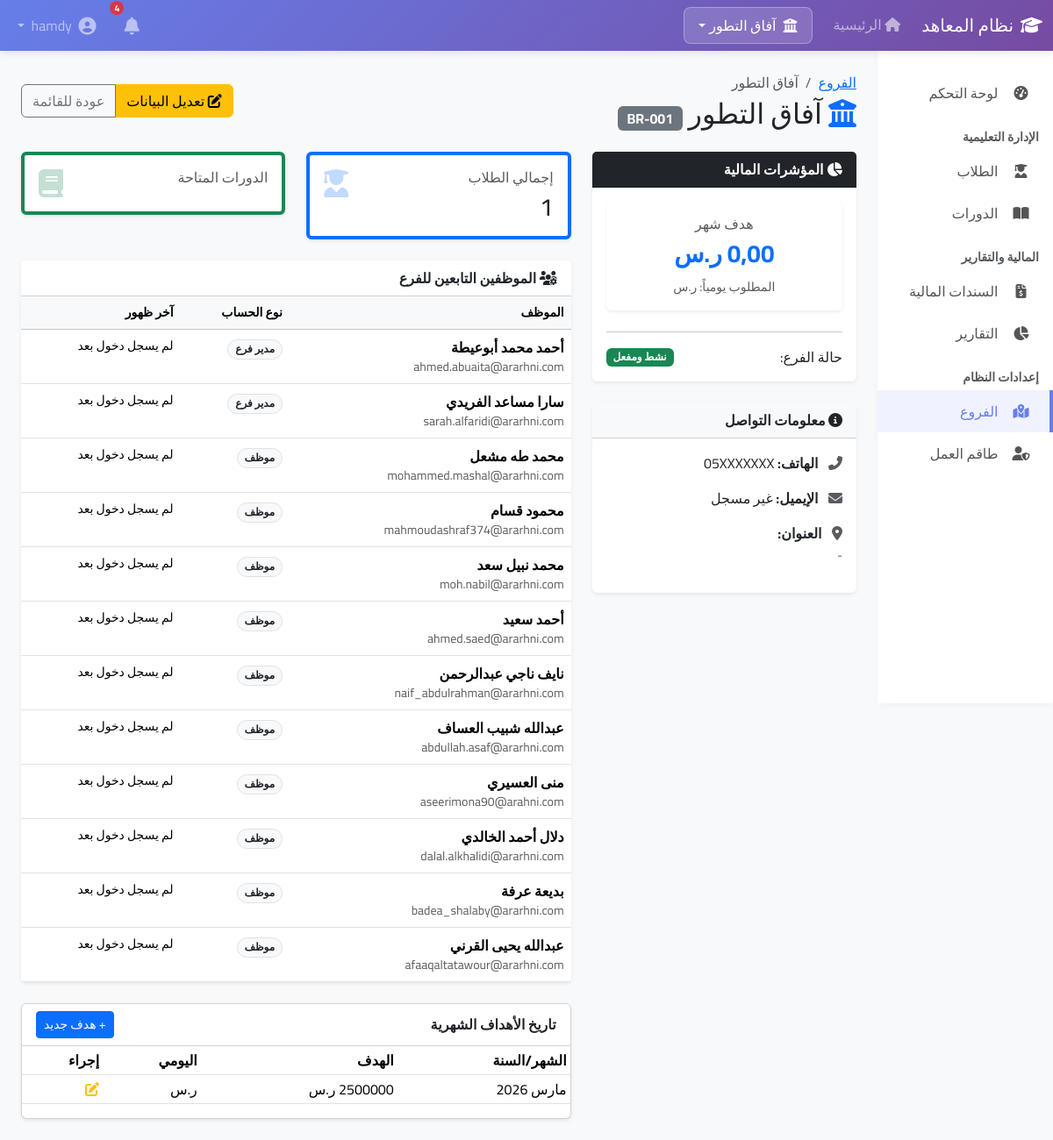
Page /branches/1/ (signed in) on the committed database.
### branches/models.py (models this page shows, shortened)
class Branch(models.Model):
    name = models.CharField(max_length=100, verbose_name='اسم الفرع')
    code = models.CharField(max_length=10, unique=True, verbose_name='كود الفرع')
    address = models.TextField(blank=True, verbose_name='العنوان')
    phone = models.CharField(max_length=20, blank=True, verbose_name='رقم الهاتف')
    email = models.EmailField(blank=True, verbose_name='البريد الإلكتروني')
    is_active = models.BooleanField(default=True, verbose_name='نشط')
    created_at = models.DateTimeField(auto_now_add=True, verbose_name='تاريخ الإنشاء')
    def get_current_month_target(self):
        today = date.today()
        target_obj = self.targets.filter(year=today.year, month=today.month).first()
        return float(target_obj.amount) if target_obj else 0.0

class BranchTarget(models.Model):
    MONTH_CHOICES = [
        (1, 'يناير'), (2, 'فبراير'), (3, 'مارس'), (4, 'أبريل'),
        (5, 'مايو'), (6, 'يونيو'), (7, 'يوليو'), (8, 'أغسطس'),
        (9, 'سبتمبر'), (10, 'أكتوبر'), (11, 'نوفمبر'), (12, 'ديسمبر'),
    ]
    branch = models.ForeignKey(Branch, on_delete=models.CASCADE, related_name='targets', verbose_name='الفرع')
    year = models.PositiveIntegerField(default=date.today().year, verbose_name='السنة')
    month = models.PositiveIntegerField(choices=MONTH_CHOICES, verbose_name='الشهر')
    amount = models.DecimalField(max_digits=12, decimal_places=2, verbose_name='المبلغ المستهدف',
                                 validators=[MinValueValidator(0)])
    class Meta:
        verbose_name = 'هدف الفرع'
        verbose_name_plural = 'أهداف الفروع'
        unique_together = ['branch', 'year', 'month']  # يمنع تكرار الهدف لنفس الفرع في نفس الشهر

### accounts/models.py (models this page shows, shortened)
class User(AbstractUser):
    USER_TYPE_CHOICES = [
        ('admin', 'مدير النظام'),
        ('branch_manager', 'مدير فرع'),
        ('employee', 'موظف'),
        ('regional_manager', 'مدير إقليمي'),  # إضافة هذا النوع
        ('accountant', 'محاسب'),
    ]
    user_type = models.CharField(max_length=20, choices=USER_TYPE_CHOICES, default='employee', verbose_name='نوع المستخدم')
    branch = models.ForeignKey(Branch, on_delete=models.SET_NULL, null=True, blank=True, verbose_name='الفرع')
    managed_branches = models.ManyToManyField(Branch, blank=True, related_name='regional_managers',
                                             verbose_name='الفروع التي يديرها')
    phone = models.CharField(max_length=20, blank=True, verbose_name='رقم الهاتف')
    is_active = models.BooleanField(default=True, verbose_name='نشط')
    created_at = models.DateTimeField(auto_now_add=True, verbose_name='تاريخ الإنشاء')
    email = models.EmailField(unique=True, verbose_name='البريد الإلكتروني')
    REQUIRED_FIELDS = ['email', 'first_name', 'last_name']  # الإيميل مطلوب أساسي
    class Meta:
        verbose_name = 'مستخدم'
        verbose_name_plural = 'المستخدمين'

### branches/views.py (the view)
# urls.py: path('<int:pk>/', views.branch_detail, name='branch_detail'),
@login_required
def branch_detail(request, pk):
    branch = get_object_or_404(Branch, pk=pk)
    if not request.user.is_superuser and request.user.branch != branch:
        from django.core.exceptions import PermissionDenied
        raise PermissionDenied
    return render(request, 'branches/branch_detail.html', {'branch': branch})

### templates/branches/branch_detail.html (shortened to what this page needs)
{% extends 'base.html' %}
{% block content %}
<div class="d-flex justify-content-between align-items-center mb-4">
    <div>
        <nav aria-label="breadcrumb">
            <ol class="breadcrumb mb-1">
                <li class="breadcrumb-item"><a href="{% url 'branches:branch_list' %}">الفروع</a></li>
                <li class="breadcrumb-item active">{{ branch.name }}</li>
            </ol>
        </nav>
        <h2 class="mb-0"><i class="fas fa-university text-primary"></i> {{ branch.name }} <span class="badge bg-secondary fs-6">{{ branch.code }}</span></h2>
    </div>
    <div class="btn-group">
        {% if user.is_superuser or user.user_type == 'admin' %}
        <a href="{% url 'branches:branch_edit' branch.pk %}" class="btn btn-warning"><i class="fas fa-edit"></i> تعديل البيانات</a>
        {% endif %}
        <a href="{% url 'branches:branch_list' %}" class="btn btn-outline-secondary">عودة للقائمة</a>
    </div>
</div>
<div class="row">
    <div class="col-md-4">
        <div class="card shadow-sm border-0 mb-4">
            <div class="card-header bg-dark text-white fw-bold">
                <i class="fas fa-chart-pie"></i> المؤشرات المالية
            </div>
            <div class="card-body">
               <div class="card shadow-sm border-0 mb-4">
    <div class="card-body text-center">
        <h6 class="text-muted">هدف شهر {{ date.today|date:"F Y" }}</h6>
        <h3 class="text-primary fw-bold">{{ branch.get_current_month_target|floatformat:2 }} ر.س</h3>
        <small class="text-muted">المطلوب يومياً: {{ branch.get_current_month_daily_target|floatformat:2 }} ر.س</small>
    </div>
</div>
                <hr>
                <div class="d-flex justify-content-between align-items-center">
                    <span>حالة الفرع:</span>
                    {% if branch.is_active %}
                    <span class="badge bg-success">نشط ومفعل</span>
                    {% else %}
                    <span class="badge bg-danger">متوقف حالياً</span>
                    {% endif %}
                </div>
            </div>
        </div>
        <div class="card shadow-sm border-0">
            <div class="card-header bg-light fw-bold">
                <i class="fas fa-info-circle"></i> معلومات التواصل
            </div>
            <div class="card-body">
                <p><strong><i class="fas fa-phone-alt text-muted me-2"></i> الهاتف:</strong> {{ branch.phone|default:"غير مسجل" }}</p>
                <p><strong><i class="fas fa-envelope text-muted me-2"></i> الإيميل:</strong> {{ branch.email|default:"غير مسجل" }}</p>
                <p><strong><i class="fas fa-map-marker-alt text-muted me-2"></i> العنوان:</strong> <br> <span class="text-muted small">{{ branch.address|default:"لا يوجد عنوان مسجل" }}</span></p>
            </div>
        </div>
    </div>
    <div class="col-md-8">
        <div class="row">
            <div class="col-md-6 mb-4">
                <div class="card border-start border-primary border-4 shadow-sm">
                    <div class="card-body">
                        <div class="d-flex justify-content-between">
                            <div>
                                <h6 class="text-muted">إجمالي الطلاب</h6>
                                <h3 class="mb-0">{{ branch.student_set.count }}</h3>
                            </div>
                            <i class="fas fa-user-graduate fa-2x text-primary opacity-25"></i>
                        </div>
                    </div>
                </div>
            </div>
            <div class="col-md-6 mb-4">
                <div class="card border-start border-success border-4 shadow-sm">
                    <div class="card-body">
                        <div class="d-flex justify-content-between">
                            <div>
                                <h6 class="text-muted">الدورات المتاحة</h6>
                            </div>
                            <i class="fas fa-book fa-2x text-success opacity-25"></i>
                        </div>
                    </div>
                </div>
            </div>
        </div>
        <div class="card shadow-sm border-0">
            <div class="card-header bg-white fw-bold d-flex justify-content-between align-items-center">
                <span><i class="fas fa-users-cog"></i> الموظفين التابعين للفرع</span>
            </div>
            <div class="table-responsive">
                <table class="table table-hover mb-0">
                    <thead class="table-light small text-uppercase">
                        <tr>
                            <th>الموظف</th>
                            <th>نوع الحساب</th>
                            <th>آخر ظهور</th>
                        </tr>
                    </thead>
                    <tbody>
                        {% for employee in branch.user_set.all %}
                        <tr>
                            <td>
                                <div class="fw-bold">{{ employee.get_full_name|default:employee.username }}</div>
                                <div class="small text-muted">{{ employee.email }}</div>
                            </td>
                            <td>
                                <span class="badge rounded-pill bg-light text-dark border">
                                    {{ employee.get_user_type_display }}
                                </span>
                            </td>
                            <td class="small">{{ employee.last_login|date:"Y-m-d H:i"|default:"لم يسجل دخول بعد" }}</td>
                        </tr>
                        {% empty %}
                        <tr>
                            <td colspan="3" class="text-center py-4 text-muted">لا يوجد موظفين مسجلين لهذا الفرع</td>
                        </tr>
                        {% endfor %}
                    </tbody>
                </table>
            </div>
        </div>
        <div class="card mt-4 shadow-sm">
    <div class="card-header d-flex justify-content-between align-items-center bg-white">
        <h6 class="mb-0 fw-bold">تاريخ الأهداف الشهرية</h6>
        <a href="{% url 'branches:target_add' %}?branch={{ branch.id }}" class="btn btn-sm btn-primary">+ هدف جديد</a>
    </div>
    <div class="table-responsive">
        <table class="table table-sm">
            <thead>
                <tr>
                    <th>الشهر/السنة</th>
                    <th>الهدف</th>
                    <th>اليومي</th>
                    <th>إجراء</th>
                </tr>
            </thead>
            <tbody>
                {% for t in branch.targets.all %}
                <tr>
                    <td>{{ t.get_month_display }} {{ t.year }}</td>
                    <td>{{ t.amount|floatformat:0 }} ر.س</td>
                    <td>{{ t.get_daily_target|floatformat:0 }} ر.س</td>
                    <td>
                        <a href="{% url 'branches:target_edit' t.pk %}" class="text-warning"><i class="fas fa-edit"></i></a>
                    </td>
                </tr>
                {% endfor %}
            </tbody>
        </table>
    </div>
</div>
    </div>
</div>
{% endblock %}

### templates/base.html (shortened to what this page needs)
<!DOCTYPE html>
<html lang="ar" dir="rtl">
<head>
    <link rel="stylesheet" href="https://cdn.jsdelivr.net/npm/bootstrap@5.3.2/dist/css/bootstrap.rtl.min.css">
    <link rel="stylesheet" href="https://cdnjs.cloudflare.com/ajax/libs/font-awesome/6.4.0/css/all.min.css">
</head>
<body>
    {% if user.is_authenticated %}
    <nav class="navbar navbar-expand-lg navbar-dark sticky-top">
        <div class="container-fluid">
            <a class="navbar-brand" href="{% url 'dashboard:dashboard' %}">
                <i class="fas fa-graduation-cap me-2"></i>نظام المعاهد
            </a>
            <div class="collapse navbar-collapse" id="navbarNav">
                <ul class="navbar-nav me-auto">
                    <li class="nav-item">
                        <a class="nav-link" href="{% url 'dashboard:dashboard' %}"><i class="fas fa-home"></i> الرئيسية</a>
                    </li>
                    {% if user.is_superuser or user.user_type == 'admin' or user.user_type == 'regional_manager' %}
                    <li class="nav-item dropdown">
                        <a class="nav-link dropdown-toggle px-3 mx-lg-3 d-flex align-items-center"
                           href="#" id="branchSwitch" role="button" data-bs-toggle="dropdown" aria-expanded="false">
                            <i class="fas fa-university me-2"></i>
                            <span>{% if branch %}{{ branch.name }}{% else %}تبديل الفرع{% endif %}</span>
                        </a>
                    </li>
                    {% endif %}
                </ul>
                <ul class="navbar-nav align-items-center">
                    <li class="nav-item dropdown me-3">
                        <a class="nav-link position-relative" href="#" id="notificationsDropdown" data-bs-toggle="dropdown">
                            <i class="fas fa-bell fa-lg"></i>
                            <span id="notification-badge" class="position-absolute top-0 start-100 translate-middle badge rounded-pill bg-danger {% if unread_notifications_count == 0 %}d-none{% endif %}">
                            </span>
                        </a>
                    </li>
                    <li class="nav-item dropdown">
                        <a class="nav-link dropdown-toggle" href="#" data-bs-toggle="dropdown">
                            <i class="fas fa-user-circle fa-lg me-1"></i> {{ user.get_full_name|default:user.username }}
                        </a>
                    </li>
                </ul>
            </div>
        </div>
    </nav>
    <div class="container-fluid">
        <div class="row">
            <div class="col-md-2 sidebar p-0 d-none d-md-block sticky-top">
                <div class="py-4">
                    <nav class="nav flex-column">
                        <a class="nav-link {% if request.resolver_match.url_name == 'dashboard' %}active{% endif %}" href="{% url 'dashboard:dashboard' %}">
                            <i class="fas fa-tachometer-alt"></i> لوحة التحكم
                        </a>
                        <div class="px-3 mt-3 mb-1 text-muted small fw-bold text-uppercase">الإدارة التعليمية</div>
                        <a class="nav-link {% if 'students' in request.path %}active{% endif %}" href="{% url 'students:student_list' %}">
                            <i class="fas fa-user-graduate"></i> الطلاب
                        </a>
                        <a class="nav-link {% if 'courses' in request.path %}active{% endif %}" href="{% url 'courses:course_list' %}">
                            <i class="fas fa-book-open"></i> الدورات
                        </a>
                        <div class="px-3 mt-3 mb-1 text-muted small fw-bold text-uppercase">المالية والتقارير</div>
                        <a class="nav-link {% if 'transactions' in request.path %}active{% endif %}" href="{% url 'transactions:income_list' %}">
                            <i class="fas fa-file-invoice-dollar"></i> السندات المالية
                        </a>
                        <a class="nav-link {% if 'reports' in request.path %}active{% endif %}" href="{% url 'reports:reports_dashboard' %}">
                            <i class="fas fa-chart-pie"></i> التقارير
                        </a>
                        {% if user.is_superuser or user.user_type == 'admin' %}
                        <div class="px-3 mt-3 mb-1 text-muted small fw-bold text-uppercase">إعدادات النظام</div>
                        <a class="nav-link {% if 'branches' in request.path %}active{% endif %}" href="{% url 'branches:branch_list' %}">
                            <i class="fas fa-map-marked-alt"></i> الفروع
                        </a>
                        <a class="nav-link {% if 'accounts' in request.path %}active{% endif %}" href="{% url 'accounts:user_list' %}">
                            <i class="fas fa-user-shield"></i> طاقم العمل
                        </a>
                        {% endif %}
                    </nav>
                </div>
            </div>
            <div class="col-md-10 p-4">
                <div class="content-wrapper">
                    {% block content %}{% endblock %}
                </div>
            </div>
        </div>
    </div>
    {% else %}
        {% block auth_content %}{% endblock %}
    {% endif %}
</body>
</html>

### templates/base.html (style rules this page uses)
* { font-family: 'Cairo', sans-serif; }
body { background-color: #f8f9fa; overflow-x: hidden; }
.navbar { background: linear-gradient(135deg, #667eea 0%, #764ba2 100%); box-shadow: 0 2px 10px rgba(0,0,0,0.1); z-index: 1050; }
#branchSwitch { background-color: rgba(255, 255, 255, 0.15); border: 1px solid rgba(255, 255, 255, 0.3); border-radius: 8px; color: #fff !important; transition: all 0.3s; }
.sidebar { background: #fff; box-shadow: 2px 0 10px rgba(0,0,0,0.05); z-index: 1000; position: sticky; top: 56px; height: calc(100vh - 56px); }
.sidebar .nav-link { color: #555; padding: 12px 20px; transition: all 0.3s; border-right: 4px solid transparent; }
.sidebar .nav-link:hover, .sidebar .nav-link.active { background: #f0f2ff; color: #667eea; border-right-color: #667eea; }
.sidebar .nav-link i { width: 25px; text-align: center; margin-left: 10px; }
#notification-badge { font-size: 0.65rem; padding: 0.25em 0.5em; }

### rows in the picture
Branch: name "آفاق التطور", code "BR-001", get_current_month_target "0,00", phone "05XXXXXXX", email "غير مسجل", address "-", student_set.count "1"
User: get_full_name "أحمد محمد أبوعيطة", email "ahmed.abuaita@ararhni.com", user_type "مدير فرع", last_login "لم يسجل دخول بعد"
User: get_full_name "سارا مساعد الفريدي", email "sarah.alfaridi@ararhni.com", user_type "مدير فرع", last_login "لم يسجل دخول بعد"
User: get_full_name "محمد طه مشعل", email "mohammed.mashal@ararhni.com", user_type "موظف", last_login "لم يسجل دخول بعد"
User: get_full_name "محمود قسام", email "mahmoudashraf374@ararhni.com", user_type "موظف", last_login "لم يسجل دخول بعد"
User: get_full_name "محمد نبيل سعد", email "moh.nabil@ararhni.com", user_type "موظف", last_login "لم يسجل دخول بعد"
User: get_full_name "أحمد سعيد", email "ahmed.saed@ararhni.com", user_type "موظف", last_login "لم يسجل دخول بعد"
User: get_full_name "نايف ناجي عبدالرحمن", email "naif_abdulrahman@ararhni.com", user_type "موظف", last_login "لم يسجل دخول بعد"
User: get_full_name "عبدالله شبيب العساف", email "abdullah.asaf@ararhni.com", user_type "موظف", last_login "لم يسجل دخول بعد"
User: get_full_name "منى العسيري", email "aseerimona90@arahni.com", user_type "موظف", last_login "لم يسجل دخول بعد"
User: get_full_name "دلال أحمد الخالدي", email "dalal.alkhalidi@ararhni.com", user_type "موظف", last_login "لم يسجل دخول بعد"
User: get_full_name "بديعة عرفة", email "badea_shalaby@ararhni.com", user_type "موظف", last_login "لم يسجل دخول بعد"
User: get_full_name "عبدالله يحيى القرني", email "afaaqaltatawour@ararhni.com", user_type "موظف", last_login "لم يسجل دخول بعد"
BranchTarget: month "مارس", year "2026"
